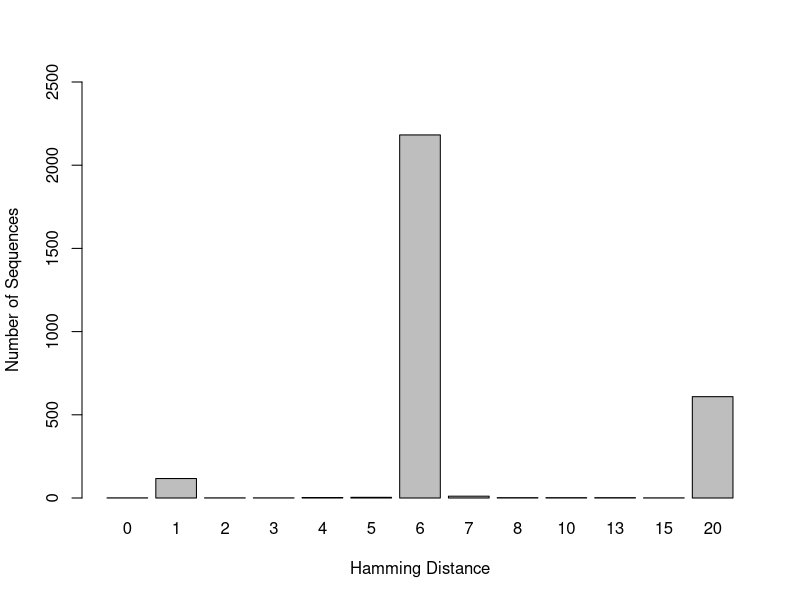
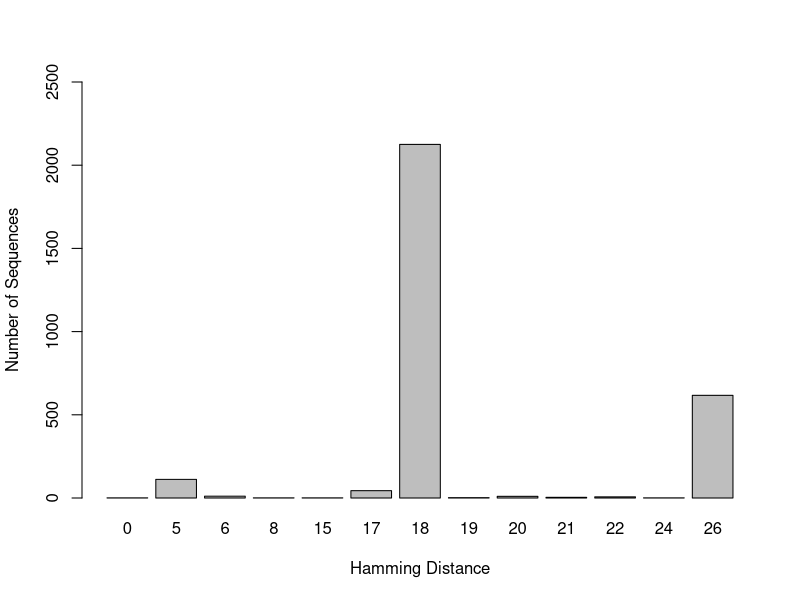
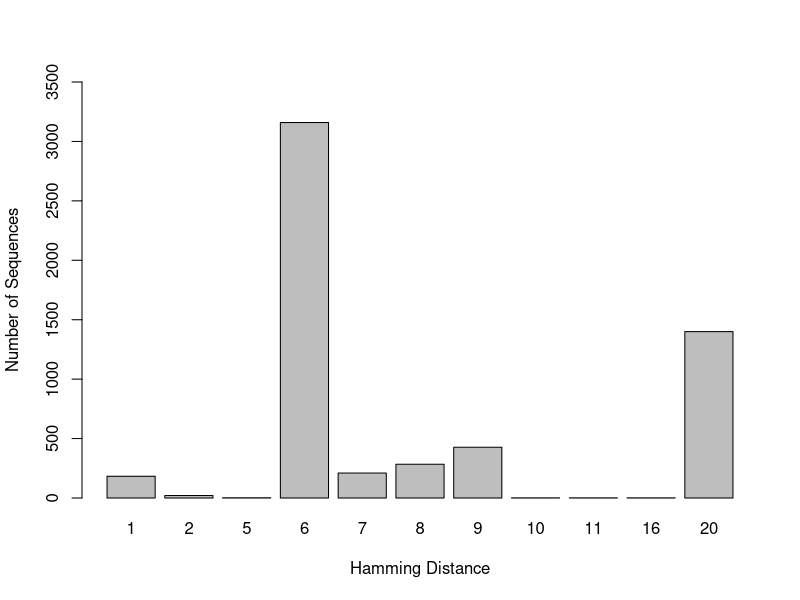
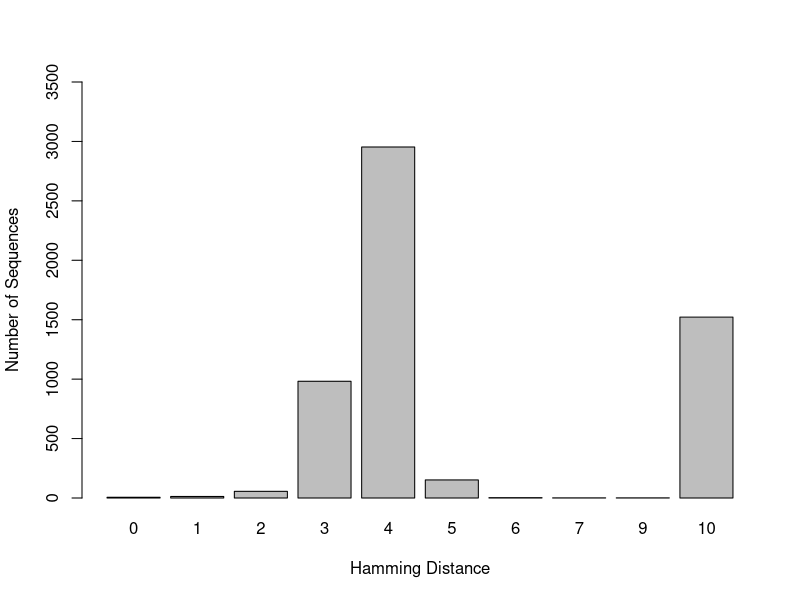
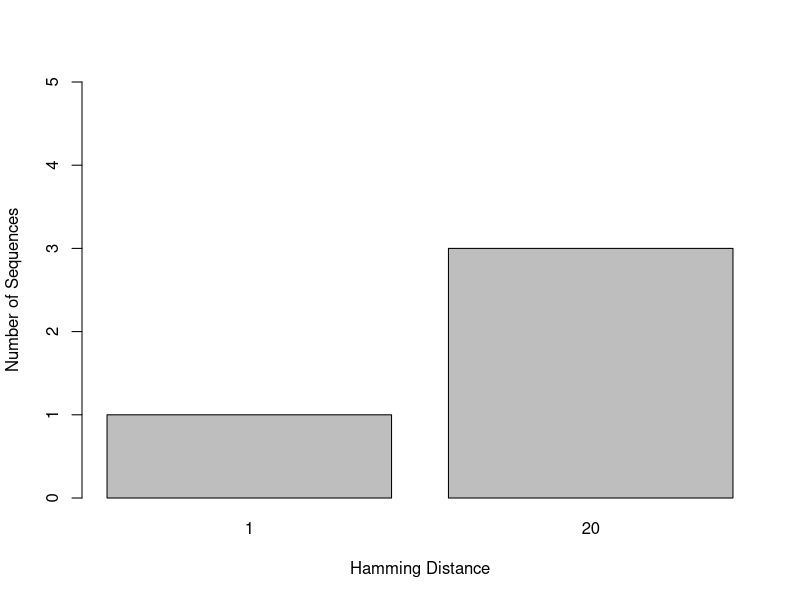
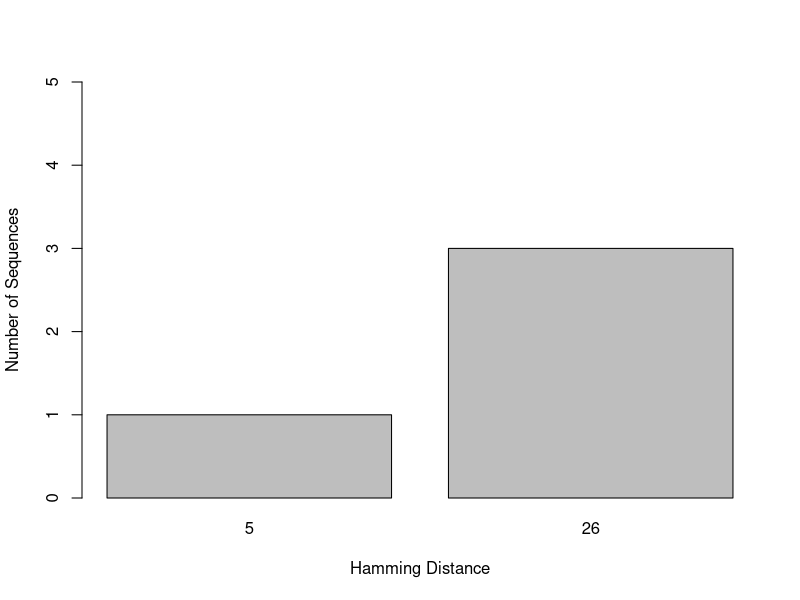
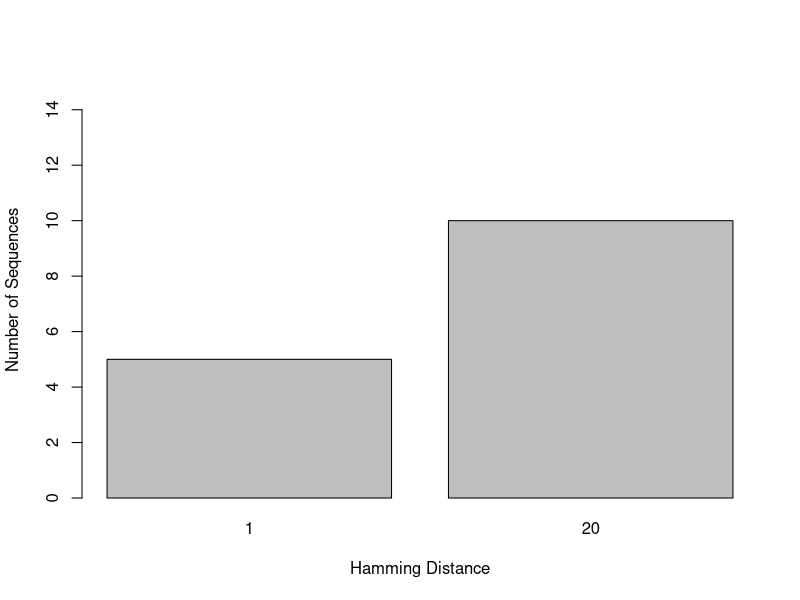
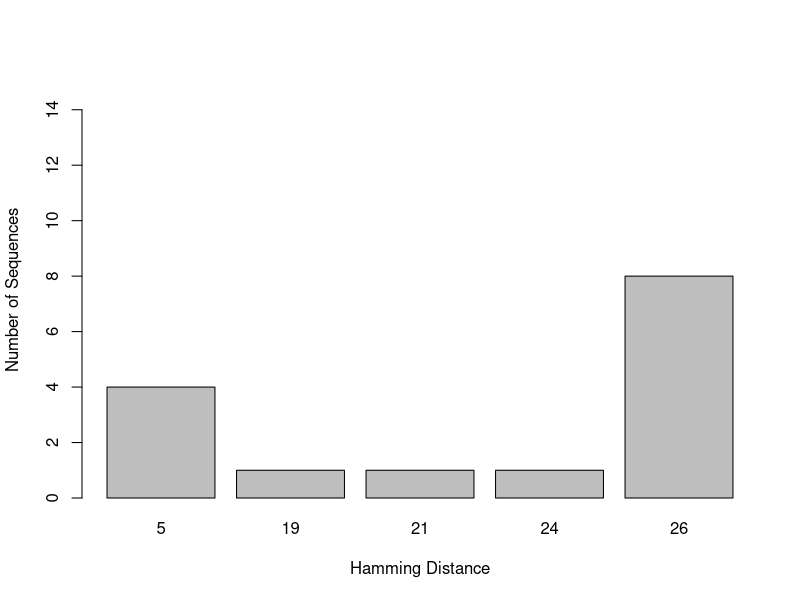

The R script that drew these images, in order:
## ---- chunk 1
knitr::opts_chunk$set(root.dir = "C:/Users/Lexie Christopoulos/Repos/GenomeSequencing-/db/", echo = TRUE)
## ---- chunk 2
NP_H1_F <-read.csv("hamming_distance_results/NP_H1_NP_Forward_1.5_results.csv")

NP_H1_1 <- NP_H1_F[-c(2963),]

barplot(table(NP_H1_1$hamming_distance), xlab = "Hamming Distance", ylab = "Number of Sequences", ylim = c(0,2500))
## ---- chunk 3
NP_H1_R <-read.csv("hamming_distance_results/NP_H1_NP_Reverse_2.3_results.csv")

NP_H1_2 <- NP_H1_R[-c(2963),]

barplot(table(NP_H1_2$hamming_distance), xlab = "Hamming Distance", ylab = "Number of Sequences", ylim = c(0,2500))

## ---- chunk 4
NP_H3_F <-read.csv("hamming_distance_results/NP_H3_NP_Forward_1.5_results.csv")

NP_H3_1 <- NP_H3_F[-c(5690),]

barplot(table(NP_H3_1$hamming_distance), xlab = "Hamming Distance", ylab = "Number of Sequences", ylim = c(0,3500))
## ---- chunk 5
NP_H3_R <-read.csv("hamming_distance_results/NP_H3_NP_Reverse_2.3_results.csv")

NP_H3_2 <- NP_H3_R[-c(5690),]

barplot(table(NP_H3_2$hamming_distance), xlab = "Hamming Distance", ylab = "Number of Sequences", ylim = c(0,3500))

## ---- chunk 6
NP_H5_F <-read.csv("hamming_distance_results/NP_H5_NP_Forward_1.5_results.csv")

NP_H5_1 <- NP_H5_F[-c(5),]

barplot(table(NP_H5_1$hamming_distance), xlab = "Hamming Distance", ylab = "Number of Sequences", ylim = c(0,5))
## ---- chunk 7
NP_H5_R <-read.csv("hamming_distance_results/NP_H5_NP_Reverse_2.3_results.csv")

NP_H5_2 <- NP_H5_R[-c(5),]

barplot(table(NP_H5_2$hamming_distance), xlab = "Hamming Distance", ylab = "Number of Sequences", ylim = c(0,5))
## ---- chunk 8
NP_H7_F <-read.csv("hamming_distance_results/NP_H7_NP_Forward_1.5_results.csv")

NP_H7_1 <- NP_H7_F[-c(16),]

barplot(table(NP_H7_1$hamming_distance), xlab = "Hamming Distance", ylab = "Number of Sequences", ylim = c(0,15))
## ---- chunk 9
NP_H7_R <-read.csv("hamming_distance_results/NP_H7_NP_Reverse_2.3_results.csv")

NP_H7_2 <- NP_H7_R[-c(16),]

barplot(table(NP_H7_2$hamming_distance), xlab = "Hamming Distance", ylab = "Number of Sequences", ylim = c(0,15))
## ---- chunk 10
NP_H9_F <-read.csv("hamming_distance_results/NP_H9_NP_Forward_1.5_results.csv")

NP_H9_1 <- NP_H9_F[-c(4),]

barplot(table(NP_H9_1$hamming_distance), xlab = "Hamming Distance", ylab = "Number of Sequences", ylim = c(0,5))
## ---- chunk 11
NP_H9_R <-read.csv("hamming_distance_results/NP_H9_NP_Reverse_2.3_results.csv")

NP_H9_2 <- NP_H9_R[-c(4),]

barplot(table(NP_H9_2$hamming_distance), xlab = "Hamming Distance", ylab = "Number of Sequences", ylim = c(0,5))
